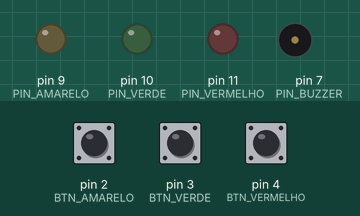
The sketch below on a simulated Arduino Uno, built with avr-gcc and run on an emulated ATmega328P. Shown: output pins drawn as LEDs (lit = HIGH), buzzer (waves = sounding). The test bench sets the inputs (shaded band); at power-on: pin 2 (BTN_AMARELO) HIGH, pin 3 (BTN_VERDE) HIGH, pin 4 (BTN_VERMELHO) HIGH. Random numbers use the default seed unless the sketch sets one.

Above: at 1.2 s.
1.3 s: pin 2 (BTN_AMARELO) pulled LOW for 0.15 s
At 1.92 s:
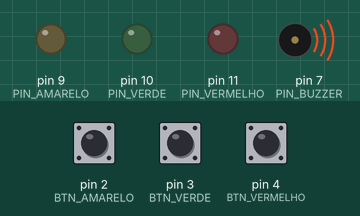
4.3 s: pin 3 (BTN_VERDE) pulled LOW for 3.2 s
At 7.05 s:
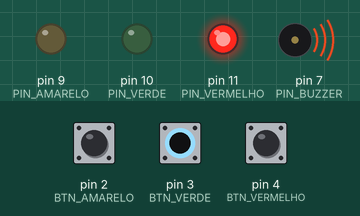
9.0 s: pin 3 (BTN_VERDE) pulled LOW for 0.15 s
At 9.15 s:
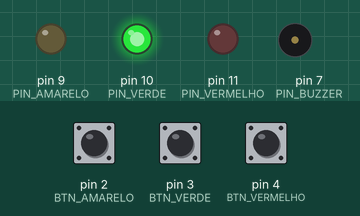
12.0 s: pin 4 (BTN_VERMELHO) pulled LOW for 0.15 s
15.0 s: pin 4 (BTN_VERMELHO) pulled LOW for 1 s
At 15.15 s:
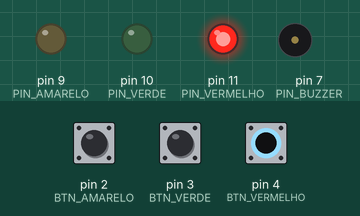
Timing chart, 0 to 19.0 s (numbered marks = the images above; inputs shaded):
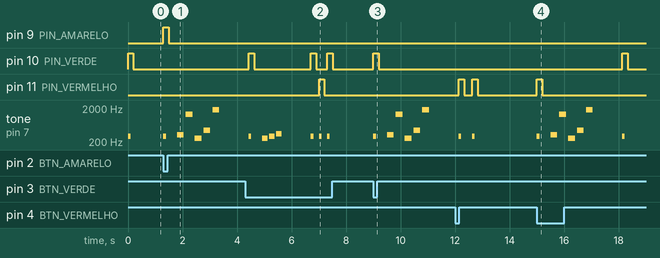

Measured:
- after the input at 1.3 s, pin 9 (PIN_AMARELO): LOW → HIGH at once, → LOW 0.20 s later; tone on pin 7 (PIN_BUZZER): plays 300 Hz for 0.10 s, 330 Hz for 0.25 s, 1319 Hz for 0.25 s, 262 Hz for 0.25 s, 440 Hz for 0.25 s, 1760 Hz for 0.25 s, starting at once
- after the input at 4.3 s, pin 11 (PIN_VERMELHO): LOW → HIGH after 2.7 s, → LOW 0.20 s later
- after the input at 9.0 s, pin 10 (PIN_VERDE): LOW → HIGH at once, → LOW 0.20 s later; tone on pin 7 (PIN_BUZZER): plays 300 Hz for 0.10 s, 330 Hz for 0.25 s, 1319 Hz for 0.25 s, 262 Hz for 0.25 s, 440 Hz for 0.25 s, 1760 Hz for 0.25 s, starting at once
- after the input at 15.0 s, pin 10 (PIN_VERDE): LOW → HIGH after 3.1 s, → LOW 0.20 s later; pin 11 (PIN_VERMELHO): LOW → HIGH at once, → LOW 0.20 s later; tone on pin 7 (PIN_BUZZER): plays 300 Hz for 0.10 s, 330 Hz for 0.25 s, 1319 Hz for 0.25 s, 262 Hz for 0.25 s, 440 Hz for 0.25 s, 1760 Hz for 0.25 s … (7 notes in this stretch), starting at once

The sketch:

genius.ino
```cpp
#include "notes.h"

#define PIN_AMARELO 9
#define PIN_VERDE 10
#define PIN_VERMELHO 11

#define BTN_AMARELO 2
#define BTN_VERDE 3
#define BTN_VERMELHO 4

#define PIN_BUZZER 7

int melodiaVitoria[] = {NOTE_C4, NOTE_D4, NOTE_F4};
int duracaoVitoria[] = {5, 5, 5};

int melodiaDerrota[] = { NOTE_E4, NOTE_E6, NOTE_C4, NOTE_A4, NOTE_A6 };
int duracaoDerrota[] = {4, 4, 4, 4, 4};

void setup() {

  pinMode(PIN_AMARELO, OUTPUT);
  pinMode(PIN_VERDE, OUTPUT);
  pinMode(PIN_VERMELHO, OUTPUT);

  pinMode(BTN_AMARELO, INPUT_PULLUP);
  pinMode(BTN_VERDE, INPUT_PULLUP);
  pinMode(BTN_VERMELHO, INPUT_PULLUP);

  pinMode(PIN_BUZZER, OUTPUT);
}

int dificuldade = 1;
int sequencia[10] = {};

boolean esperando = false;
int atual = 0;

void loop() {

  if (!esperando) {

    createNew();

    for (int x = 0; x < dificuldade; x++) {
      ascender(sequencia[x], 200);
      delay(100);
    }

    esperando = true;

  } else {

    check(BTN_AMARELO, PIN_AMARELO);
    check(BTN_VERDE, PIN_VERDE);
    check(BTN_VERMELHO, PIN_VERMELHO);

    if (atual == dificuldade) {

      playSong(melodiaVitoria, duracaoVitoria, 3);

      if (dificuldade == 10) {
        dificuldade = 1;
      } else {
        dificuldade++;
      }

      esperando = false;
      atual = 0;
    }

  }

}

void check(int btn, int pin) {

  if (digitalRead(btn) == LOW ) {
    ascender(pin, 200);
    delay(300);

    if (sequencia[atual] == pin) {
      atual++;
    } else {
      playSong(melodiaDerrota, duracaoDerrota, 5);
      dificuldade = 1;
      esperando = false;
    }

  }
}

void ascender(int btn, int tempoAcesso) {
  digitalWrite(btn, HIGH);
  tone(PIN_BUZZER, 300, 100);
  delay(tempoAcesso);
  digitalWrite(btn, LOW);
}

void reset() {
  atual = 0;
  dificuldade = 1;
}

void createNew() {

  for (int x = 0; x < dificuldade; x++) {
    sequencia[x] = random(9, 12);
  }

}

void playSong(int melodia[], int duracao[], int tamanho) {

  for (int thisNote = 0; thisNote < tamanho; thisNote++) {
    int noteDuration = 1000 / duracao[thisNote];
    tone(7, melodia[thisNote], noteDuration);
    int pauseBetweenNotes = noteDuration * 1.30;
    delay(pauseBetweenNotes);
    noTone(7);
  }

  delay(1000);

}
```

notes.h
```cpp
/*************************************************

 * Public Constants

 *************************************************/

#define NOTE_B0  31
#define NOTE_C1  33
#define NOTE_CS1 35
#define NOTE_D1  37
#define NOTE_DS1 39
#define NOTE_E1  41
#define NOTE_F1  44
#define NOTE_FS1 46
#define NOTE_G1  49
#define NOTE_GS1 52
#define NOTE_A1  55
#define NOTE_AS1 58
#define NOTE_B1  62
#define NOTE_C2  65
#define NOTE_CS2 69
#define NOTE_D2  73
#define NOTE_DS2 78
#define NOTE_E2  82
#define NOTE_F2  87
#define NOTE_FS2 93
#define NOTE_G2  98
#define NOTE_GS2 104
#define NOTE_A2  110
#define NOTE_AS2 117
#define NOTE_B2  123
#define NOTE_C3  131
#define NOTE_CS3 139
#define NOTE_D3  147
#define NOTE_DS3 156
#define NOTE_E3  165
#define NOTE_F3  175
#define NOTE_FS3 185
#define NOTE_G3  196
#define NOTE_GS3 208
#define NOTE_A3  220
#define NOTE_AS3 233
#define NOTE_B3  247
#define NOTE_C4  262
#define NOTE_CS4 277
#define NOTE_D4  294
#define NOTE_DS4 311
#define NOTE_E4  330
#define NOTE_F4  349
#define NOTE_FS4 370
#define NOTE_G4  392
#define NOTE_GS4 415
#define NOTE_A4  440
#define NOTE_AS4 466
#define NOTE_B4  494
#define NOTE_C5  523
#define NOTE_CS5 554
#define NOTE_D5  587
#define NOTE_DS5 622
#define NOTE_E5  659
#define NOTE_F5  698
#define NOTE_FS5 740
#define NOTE_G5  784
#define NOTE_GS5 831
#define NOTE_A5  880
#define NOTE_AS5 932
#define NOTE_B5  988
#define NOTE_C6  1047
#define NOTE_CS6 1109
#define NOTE_D6  1175
#define NOTE_DS6 1245
#define NOTE_E6  1319
#define NOTE_F6  1397
#define NOTE_FS6 1480
#define NOTE_G6  1568
#define NOTE_GS6 1661
#define NOTE_A6  1760
#define NOTE_AS6 1865
#define NOTE_B6  1976
#define NOTE_C7  2093
#define NOTE_CS7 2217
#define NOTE_D7  2349
#define NOTE_DS7 2489
#define NOTE_E7  2637
#define NOTE_F7  2794
#define NOTE_FS7 2960
#define NOTE_G7  3136
#define NOTE_GS7 3322
#define NOTE_A7  3520
#define NOTE_AS7 3729
#define NOTE_B7  3951
#define NOTE_C8  4186
#define NOTE_CS8 4435
#define NOTE_D8  4699
#define NOTE_DS8 4978
```
